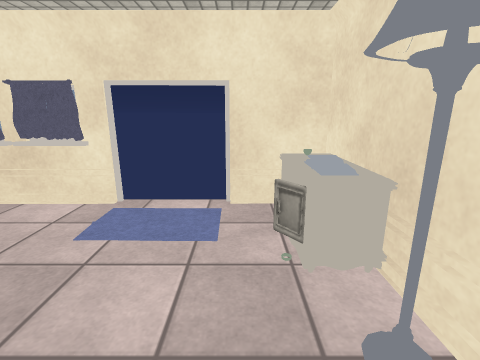
[1] (above)

14 first-person views from a walk through a Unity game level. The camera is 1.4 m above the floor, tilts 14° down and sees 85° across. Doors are open. The floor is counted in squares, 0.5 m on a side. Each view is taken from the middle of a square. On the plan, view 1 faces up. The plan holds only what a view shows up to about 19 squares ahead; the rest is blank. The player character is not drawn. Surface patterns are stand-ins for the level's own textures.

[2]
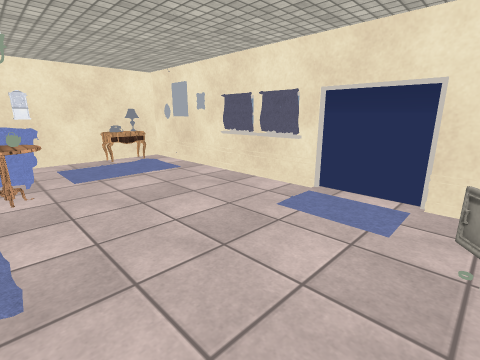

[3]
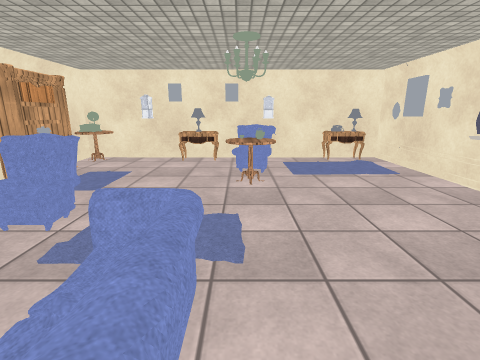

[4]
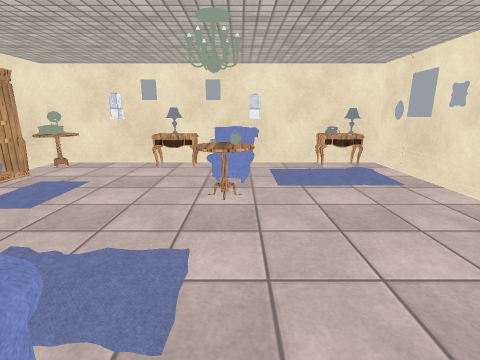

[5]
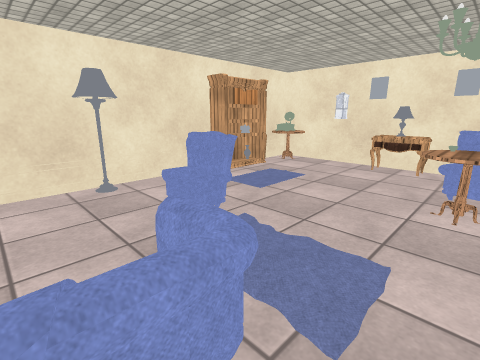

[6]
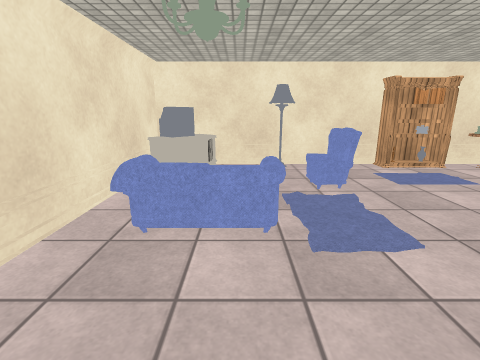

[7]
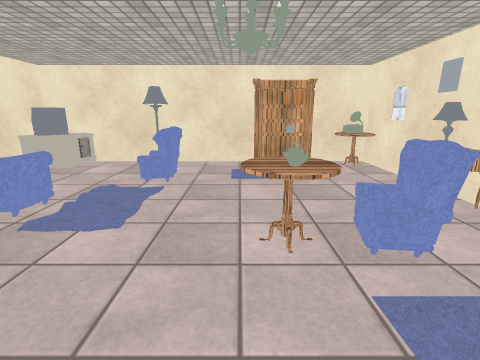

[8]
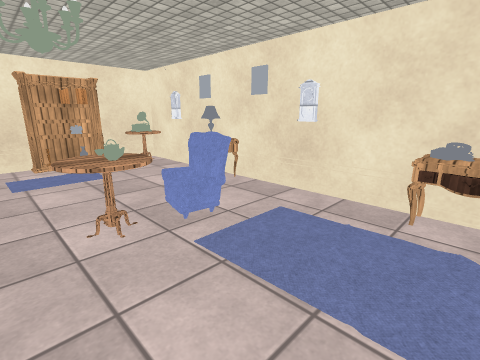

[9]
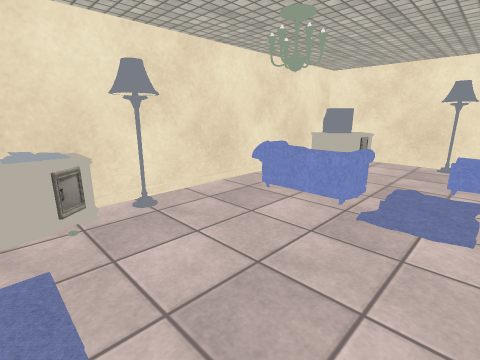

[10]
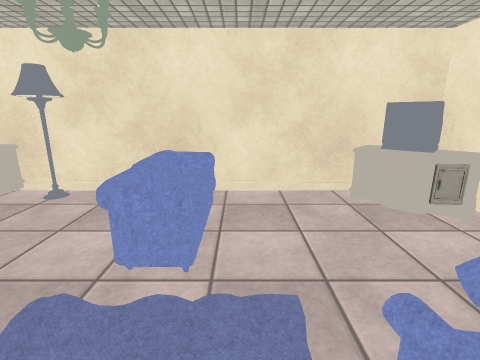

[11]
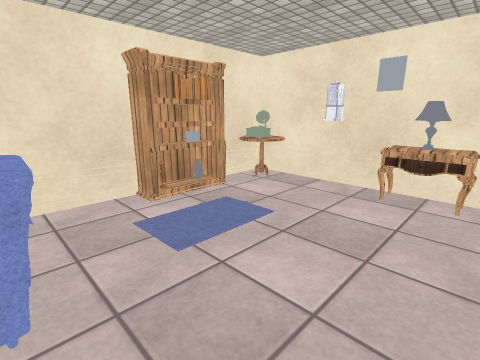

[12]
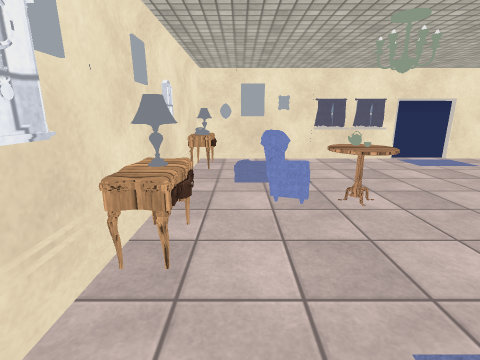

[13]
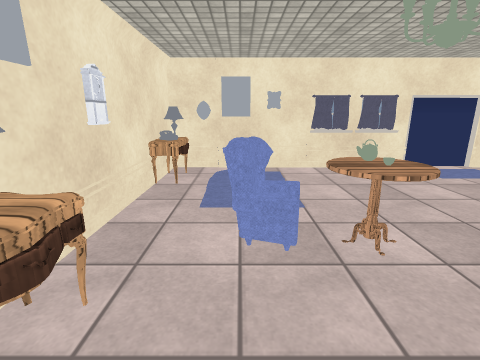

[14]
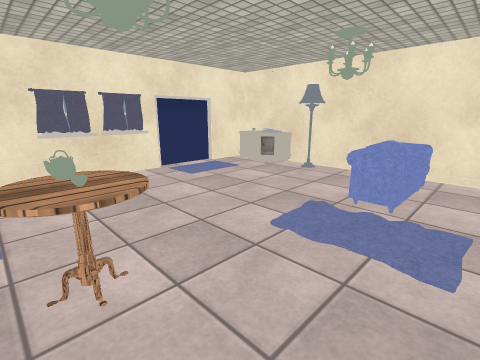

### Floor plan
Key: @ floor where view 1 was taken; # wall or solid block; . floor; D open door; = window, fence, low wall or low ledge; O other object.
Columns run from 17 left of view 1 to 3 right of it. Each row starts with its distance up from view 1.
  9             ##   #
  8 #############DDDD####
  7 #O................OO#
  6 #OOOOOO...........OO#
  5 #OOOOOO...........OO#
  4 #=.OOOO...........OO#
  3 ##.OOOO...........###
  2  #.OOOO...........###
  1  #..OO.............#
  0 # ..OOOOO........@.#
 -1 # ..OOOOO.......OO.#
 -2 #O.....O.... .OO##O#
 -3 #OO......... .OOO###
 -4 #OO......... ......#
 -5 #OO........OO......#
 -6 ##.........O#...... #
 -7 ##.........O#...... #
 -8 # ................OO#
 -9 #OO..............OOO#
-10 #OOOOOOO.... #..OOO #
-11 #####OO##############

Positions as (right, up) in squares from view 1, and headings:
1: (0, 0), facing up
2: (1, -1), facing up-left
3: (1, -1), facing left
4: (-1, 0), facing left
5: (-1, 0), facing down-left
6: (-2, 4), facing down
7: (-9, 5), facing down
8: (-8, 6), facing down-left
9: (-6, 6), facing down-right
10: (-7, -4), facing right
11: (-6, -2), facing down-left
12: (-14, -9), facing up
13: (-13, -6), facing up
14: (-11, -5), facing up-right
